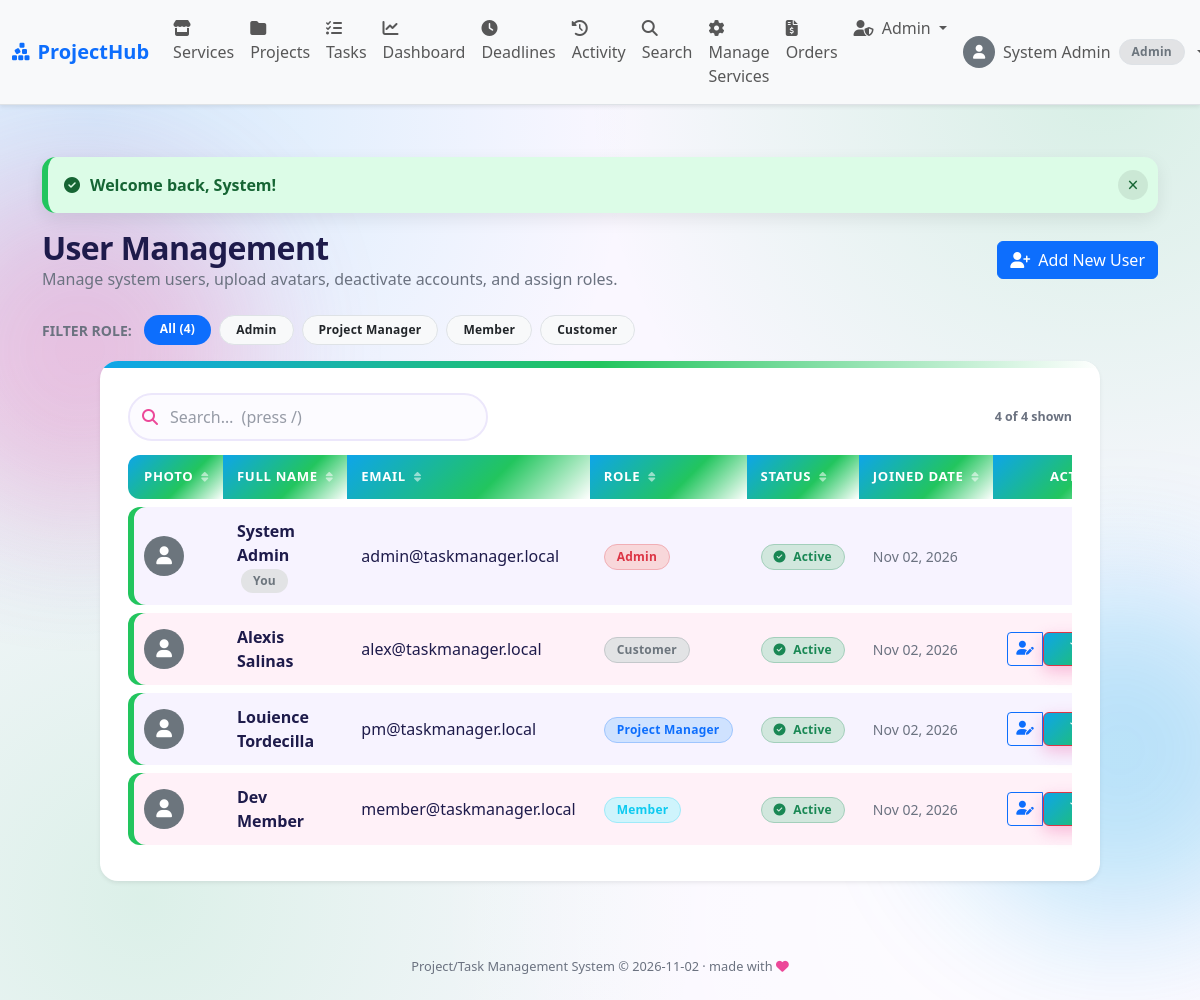
The page /admin/users.php (signed in) on the database its author committed.
### tables this page shows
CREATE TABLE IF NOT EXISTS users (
  user_id     INT AUTO_INCREMENT PRIMARY KEY,
  first_name  VARCHAR(50)  NOT NULL,
  last_name   VARCHAR(50)  NOT NULL,
  email       VARCHAR(100) NOT NULL UNIQUE,
  password    VARCHAR(255) NOT NULL,
  role        ENUM('admin','project_manager','member','customer') NOT NULL DEFAULT 'customer',
  photo       VARCHAR(255) NULL,
  status      ENUM('active','inactive') NOT NULL DEFAULT 'active',
  created_at  TIMESTAMP DEFAULT CURRENT_TIMESTAMP
);

### includes/config.php (called while the page is built, shortened)
<?php
$base_url = "/itim211-2b-taskmanager";

### admin/users.php (the view, shortened to what this page needs)
<?php
require_once('../includes/config.php');
require_once('../includes/functions.php');
$role_filter = trim($_GET['role'] ?? '');
$sql = "SELECT user_id, first_name, last_name, email, role, photo, status, created_at FROM users";
$types = '';
$params = [];
$sql .= " ORDER BY user_id ASC";
$users = db_select($conn, $sql, $types, $params);
include('../includes/header.php');
?>
<div class="d-flex justify-content-between align-items-center mb-4">
  <div>
    <h2 class="fw-bold mb-0">User Management</h2>
    <p class="text-muted mb-0">Manage system users, upload avatars, deactivate accounts, and assign roles.</p>
  </div>
  <a href="<?php echo $base_url; ?>/admin/user_add.php" class="btn btn-primary">
    <i class="fa-solid fa-user-plus me-1"></i> Add New User
  </a>
</div>
<div class="d-flex gap-2 mb-3">
  <span class="text-muted small fw-bold text-uppercase align-self-center me-1">Filter Role:</span>
  <a href="users.php" class="badge text-decoration-none px-3 py-2 rounded-pill <?php echo ($role_filter === '') ? 'bg-primary text-white' : 'bg-light text-dark border'; ?>">All (<?php echo count($users); ?>)</a>
  <?php foreach (role_options() as $r_key => $r_name) {
    $act = ($role_filter === $r_key) ? 'bg-primary text-white' : 'bg-light text-dark border';
    echo "<a href='users.php?role=" . urlencode($r_key) . "' class='badge text-decoration-none px-3 py-2 rounded-pill {$act}'>" . e($r_name) . "</a>";
  } ?>
</div>
<div class="card shadow-sm border-0 table-card">
  <div class="card-body p-0">
    <div class="table-responsive">
      <table class="table table-hover align-middle mb-0">
        <thead class="table-light">
          <tr>
            <th class="ps-3" style="width: 60px;">Photo</th>
            <th>Full Name</th>
            <th>Email</th>
            <th>Role</th>
            <th>Status</th>
            <th>Joined Date</th>
            <th class="text-end pe-3">Actions</th>
          </tr>
        </thead>
        <tbody>
          <?php foreach ($users as $u) {
            $is_self = ((int)$u['user_id'] === (int)$_SESSION['user_id']);
            $role_badge_colors = [
              'admin'           => 'danger',
              'project_manager' => 'primary',
              'member'          => 'info',
              'customer'        => 'secondary'
            ];
            $rb = $role_badge_colors[$u['role']] ?? 'secondary';
          ?>
            <tr>
              <td class="ps-3">
                <?php echo user_avatar($u['photo'], 40); ?>
              </td>
              <td>
                <div class="fw-bold"><?php echo e($u['first_name'] . ' ' . $u['last_name']); ?> <?php echo $is_self ? '<span class="badge bg-secondary-subtle text-secondary small ms-1">You</span>' : ''; ?></div>
              </td>
              <td><?php echo e($u['email']); ?></td>
              <td>
                <span class="badge bg-<?php echo $rb; ?>-subtle text-<?php echo $rb; ?> border border-<?php echo $rb; ?>-subtle">
                  <?php echo e(role_label($u['role'])); ?>
                </span>
              </td>
              <td>
                <?php if ($u['status'] === 'active') { ?>
                  <span class="badge bg-success-subtle text-success border border-success-subtle">
                    <i class="fa-solid fa-circle-check me-1"></i> Active
                  </span>
                <?php } else { ?>
                  <span class="badge bg-danger-subtle text-danger border border-danger-subtle">
                    <i class="fa-solid fa-ban me-1"></i> Deactivated
                  </span>
                <?php } ?>
              </td>
              <td><small class="text-muted"><?php echo e(date('M d, Y', strtotime($u['created_at']))); ?></small></td>
              <td class="text-end pe-3">
                <div class="btn-group btn-group-sm">
                  <a href="<?php echo $base_url; ?>/admin/user_edit.php?user_id=<?php echo (int)$u['user_id']; ?>"
                     class="btn btn-outline-primary" title="Update Role & Details">
                    <i class="fa-solid fa-user-pen"></i>
                  </a>
                  <?php if (!$is_self) { ?>
                    <form method="POST" action="<?php echo $base_url; ?>/admin/user_toggle.php" class="d-inline"
                          onsubmit="return confirm('<?php echo ($u['status'] === 'active') ? 'Deactivate this user account?' : 'Activate this user account?'; ?>');">
                      <?php if ($u['status'] === 'active') { ?>
                        <button type="submit" class="btn btn-outline-danger" title="Deactivate User">
                        </button>
                      <?php } else { ?>
                        <button type="submit" class="btn btn-outline-success" title="Activate User">
                          <i class="fa-solid fa-user-check"></i>
                        </button>
                      <?php } ?>
                    </form>
                  <?php } ?>
                </div>
              </td>
            </tr>
          <?php } ?>
        </tbody>
      </table>
    </div>
  </div>
</div>
<?php include('../includes/footer.php'); ?>

### includes/functions.php (shortened to what this page needs)
<?php
function e($value)
{
    return htmlspecialchars((string)$value, ENT_QUOTES, 'UTF-8');
}
function show_flash()
{
    if (isset($_SESSION['flash'])) {
        $f = $_SESSION['flash'];
        echo "<div class='alert alert-" .
             e($f['type']) .
             "' role='alert'>" .
             e($f['msg']) .
             "</div>";
    }
}
function db_select($conn, $sql, $types = '', $params = [])
{
    $stmt = mysqli_prepare($conn, $sql);
    if ($types !== '') {
        mysqli_stmt_bind_param($stmt, $types, ...$params);
    }
    mysqli_stmt_execute($stmt);
    $result = mysqli_stmt_get_result($stmt);
    $rows = mysqli_fetch_all($result, MYSQLI_ASSOC);
    return $rows;
}
function role_options()
{
    return [
        'admin'           => 'Admin',
        'project_manager' => 'Project Manager',
        'member'          => 'Member',
        'customer'        => 'Customer',
    ];
}
function role_label($role)
{
    $roles = role_options();
    return $roles[$role] ?? $role;
}
function user_avatar($photo, $size = 36, $class = "rounded-circle")
{
    return "<span class='d-inline-flex align-items-center justify-content-center bg-secondary text-white {$class}' style='width: {$size}px; height: {$size}px; font-size: " . round($size * 0.45) . "px;'><i class='fa-solid fa-user'></i></span>";
}

### rows shown on the page
users: first_name+last_name "System Admin", shows "You", email "admin@taskmanager.local", role "Admin", status "active" (drawn), created_at "Nov 02, 2026"
users: first_name+last_name "Alexis Salinas", email "alex@taskmanager.local", role "Customer", status "active" (drawn), created_at "Nov 02, 2026"
users: first_name+last_name "Louience Tordecilla", email "pm@taskmanager.local", role "Project Manager", status "active" (drawn), created_at "Nov 02, 2026"
users: first_name+last_name "Dev Member", email "member@taskmanager.local", role "Member", status "active" (drawn), created_at "Nov 02, 2026"

### other values the page prints
$nav_name "System Admin"
role_label($cur_role) "Admin"
$f['msg'] "Welcome back, System!"
count($users) "4"
$r_name "Admin"
$r_name "Project Manager"
$r_name "Member"
$r_name "Customer"
$date "2026-11-02"
